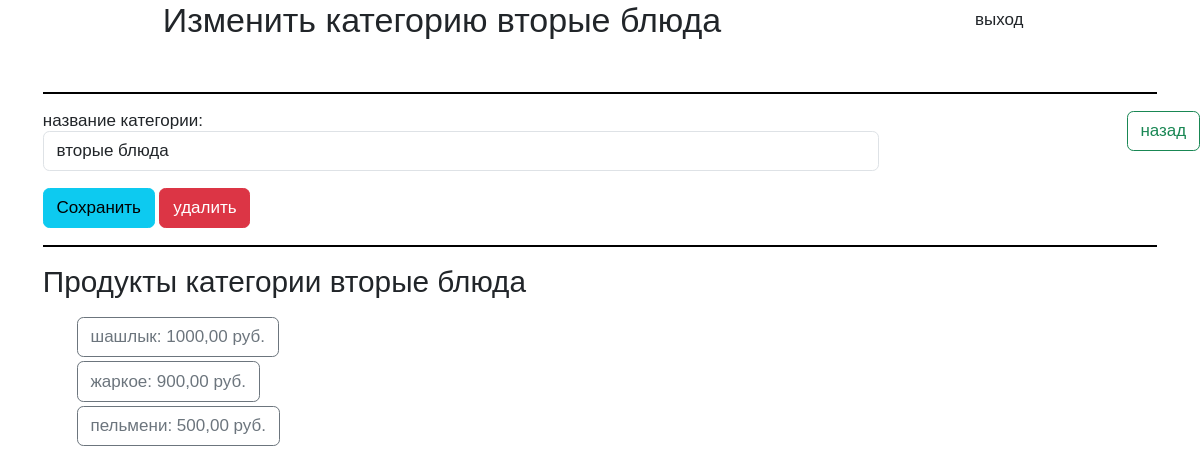
The page /panel/category/104 (signed in) on the database as committed earlier.
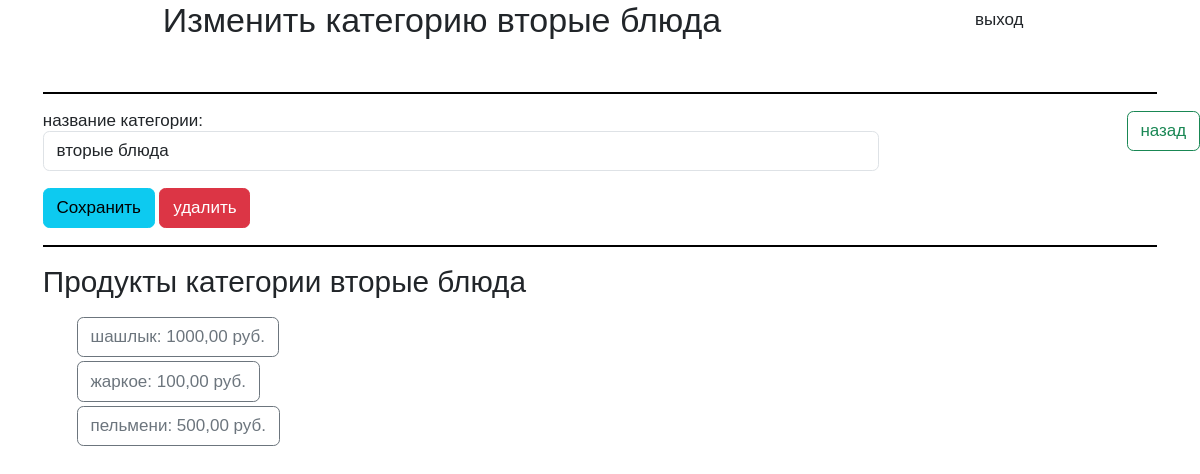
The same page on the database as committed later.
### category/models.py (models this page shows, shortened)
class Category(models.Model):
    title = models.CharField(max_length=100)

### product/models.py (models this page shows, shortened)
class Product(models.Model):
    title = models.CharField(max_length=200)
    price = models.DecimalField(max_digits=7, decimal_places=2)
    photo_url = models.URLField(
        default="https://avatars.mds.yandex.net/i?id=7d5945d1f087f0300f467e9b4eac093999aa67d0-9853689-images-thumbs&n=13")
    description = models.CharField(max_length=255)
    category = models.ForeignKey(Category, on_delete=models.CASCADE, verbose_name='category')

### admin_p/views.py (the view, shortened to what this page needs)
# urls.py: path('category/<int:pk>', PanelCategoryDetailView.as_view(), name='panel_category_detail'),
@method_decorator(login_required, name='dispatch')
class PanelCategoryDetailView(View):
    def get(self, request, pk):
        category = Category.objects.get(id=pk)
        if category:
            form = CategoryForm(instance=category)
            products = Product.objects.filter(category=pk).only('id', 'title', 'price')
            return render(request, 'admin_p/AdminCategoryDetail.html',
                          {'form': form, 'category': category, 'products': products})
        else:
            return redirect('panel_category')

### category/forms.py
class CategoryForm(forms.ModelForm):
    class Meta:
        model = Category
        fields = ('title',)
    def __init__(self, *args, **kwargs):
        super(CategoryForm, self).__init__(*args, **kwargs)
        self.fields['title'].label = "название категории"
        self.fields['title'].widget.attrs['class'] = 'form-control mb-2 w-75'

### admin_p/templates/admin_p/AdminCategoryDetail.html (shortened to what this page needs)
{% extends 'admin_p/base.html' %}
{% block body %}
<div class="container">
    <header>
        <div class="d-flex justify-content-around">
            <h2 class="text-center mb-5">Изменить категорию {{category.title}}</h2>
            <a href="{% url 'logout' %}" class="btn float-end">выход</a>
        </div>
        <div class="line w-100 mb-3"></div>
        <a href="{% url 'panel_category' %}" class="position-absolute top-1 end-0 btn btn-outline-success">назад</a>
    </header>
    <main>
        <form method="post" class="mb-3">
            {{form.as_p}}
            <div>
                <input type="submit" class="btn btn-info" value="Сохранить">
                <a href="#" id="ajax_delete_category" class="btn btn-danger">удалить</a>
            </div>
        </form>
        <div class="line w-100 mb-3"></div>
        {% if products %}
        <h3 class="mb-3">Продукты категории {{category.title}}</h3>
        <ul>
            {% for item in products %}
            <li><a href="{% url 'product_panel_detail' item.id %}" class="mb-1 btn btn-outline-secondary">{{item.title}}: {{item.price}} руб.</a></li>
            {% endfor %}
        </ul>
        {% else %}
        <p>продукты категории <b>{{category.title}}</b> отсутствуют.</p>
        {% endif %}
    </main>
</div>
{% load static %}
{% endblock %}

### admin_p/templates/admin_p/base.html (shortened to what this page needs)
<!DOCTYPE html>
<html lang="en">
<head>
    {% load static %}
    <link rel="stylesheet" href="{% static 'category/css/normilize.css'%}">
    <link rel="stylesheet" href="{% static 'bootstrap/css/bootstrap.min.css'%}">
    <link rel="stylesheet" href="{% static 'bootstrap/js/bootstrap.min.js'%}">
    <link rel="stylesheet" href="{% static 'admin_p/css/panel.css'%}">
</head>
<body>
    {% block body %}{% endblock%}
</body>
</html>

### category/static/category/css/normilize.css (style rules this page uses)
* { margin: 0; padding: 0; box-sizing: border-box; font: 17px 'MintSpirit-Regular', sans-serif; }
ul { list-style: none; }
a { text-decoration: none; }
body { font-family: 'Montserrat', sans-serif; }
html { line-height: 1.15; -webkit-text-size-adjust: 100%; }
main { display: block; }
a { background-color: transparent; }
button, input, optgroup, select, textarea { font-family: inherit; font-size: 100%; line-height: 1.15; margin: 0; }
button, input { overflow: visible; }
button, [type="button"], [type="reset"], [type="submit"] { -webkit-appearance: button; }

### admin_p/static/admin_p/css/panel.css (style rules this page uses)
.line { background: #000; height: 2px; }

Rows that differ between the two databases and show on the page:
changed Product "жаркое": price "900,00" → "100,00"
